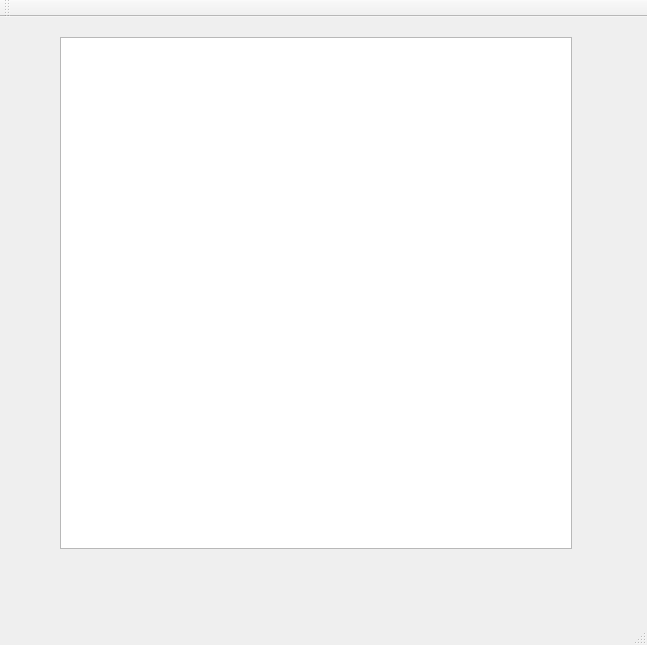
<?xml version="1.0" encoding="UTF-8"?>
<ui version="4.0">
 <class>MainWindow</class>
 <widget class="QMainWindow" name="MainWindow">
  <property name="geometry">
   <rect>
    <x>0</x>
    <y>0</y>
    <width>647</width>
    <height>645</height>
   </rect>
  </property>
  <property name="windowTitle">
   <string>MainWindow</string>
  </property>
  <widget class="QWidget" name="centralWidget">
   <widget class="QGraphicsView" name="boardView">
    <property name="geometry">
     <rect>
      <x>60</x>
      <y>20</y>
      <width>512</width>
      <height>512</height>
     </rect>
    </property>
    <property name="sizePolicy">
     <sizepolicy hsizetype="Fixed" vsizetype="Fixed">
      <horstretch>0</horstretch>
      <verstretch>0</verstretch>
     </sizepolicy>
    </property>
   </widget>
  </widget>
  <widget class="QMenuBar" name="menuBar">
   <property name="geometry">
    <rect>
     <x>0</x>
     <y>0</y>
     <width>647</width>
     <height>20</height>
    </rect>
   </property>
  </widget>
  <widget class="QToolBar" name="mainToolBar">
   <attribute name="toolBarArea">
    <enum>TopToolBarArea</enum>
   </attribute>
   <attribute name="toolBarBreak">
    <bool>false</bool>
   </attribute>
  </widget>
  <widget class="QStatusBar" name="statusBar"/>
 </widget>
 <layoutdefault spacing="6" margin="11"/>
 <resources/>
 <connections/>
</ui>
